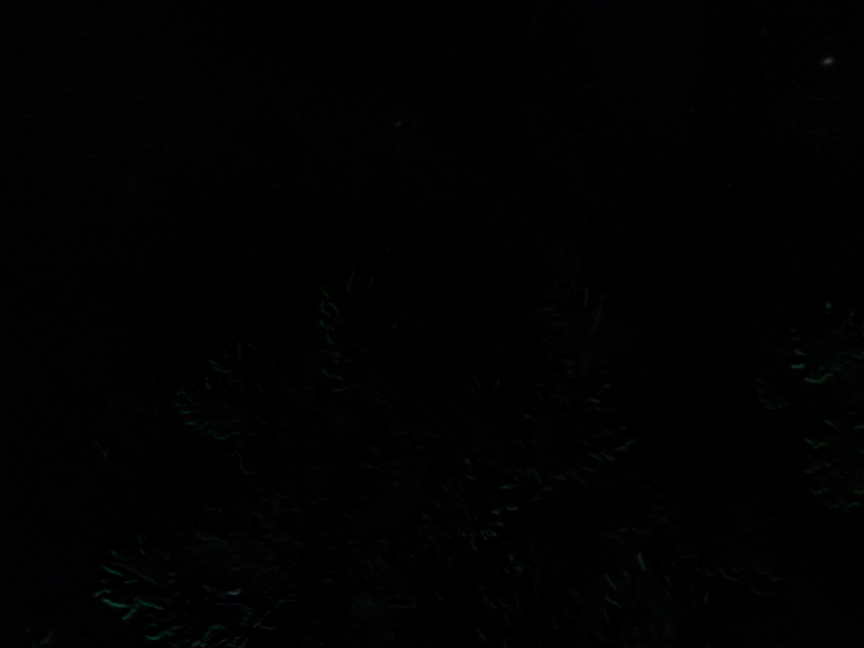
#> input picture diff.-06-28-16-05-02.jpg .-06-28-16-06-02.jpg.jpg, 2592 x 1944 px (shown at 1/3 size); its folder holds only this picture in this run
$ python pestdetect.py
#> lines starting #> are read from the running program, lines starting #| are printed output that depends on the picture; after the words box and inside, x2 and y2 are one past the last pixel; in counts of white or black regions, pixels touching at a corner belong together
import numpy as np
import cv2
from matplotlib import pyplot as plt
import pylab

from scipy import ndimage
import os

for img in os.listdir('.'):
    if img.endswith('.jpg'):
        image = cv2.imread(img)
#> image is the input picture: shape (1944, 2592, 3); mean B, G, R 1.6, 1.5, 1.3
        gray_image = cv2.cvtColor(image, cv2.COLOR_BGR2GRAY)
        gray_image = cv2.resize(gray_image, (int(gray_image.shape[1]/2), int(gray_image.shape[0]/2) ))
#> gray_image: shape (972, 1296)
        ret, threshimg = cv2.threshold(gray_image,0,255,cv2.THRESH_BINARY)
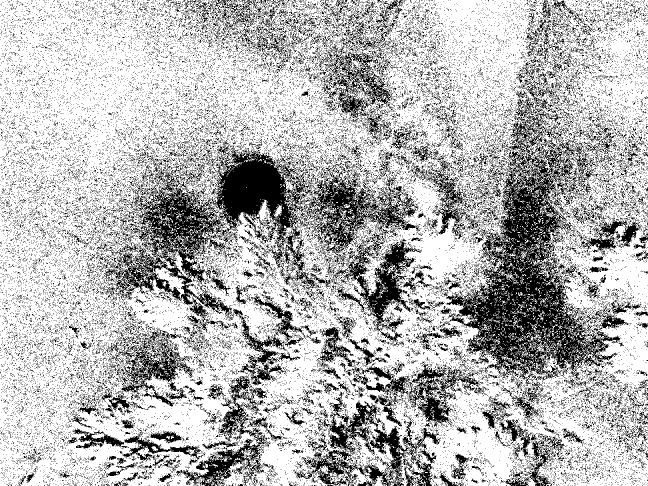
#> threshimg: shape (972, 1296) (shown at 1/2 size); 71.7% white; 40743 black regions (39662 under 20 px), largest, box (x1, y1, x2, y2) and area: (888, 189, 1241, 760) 58014, (208, 295, 841, 665) 56377, (607, 783, 882, 972) 13476
        cv2.imshow('opening',threshimg)
        objects = ndimage.find_objects(threshimg)
#> objects = 255 items
        for ob in objects:
            print(ob)
#> this loop made 255 passes
#| None
#| None
#| None
#| None
#| None
#| None
#| None
#| None
#> (further printed lines are left out)
        cv2.waitKey(0)                 # Waits forever for user to press any key
        cv2.destroyAllWindows()
